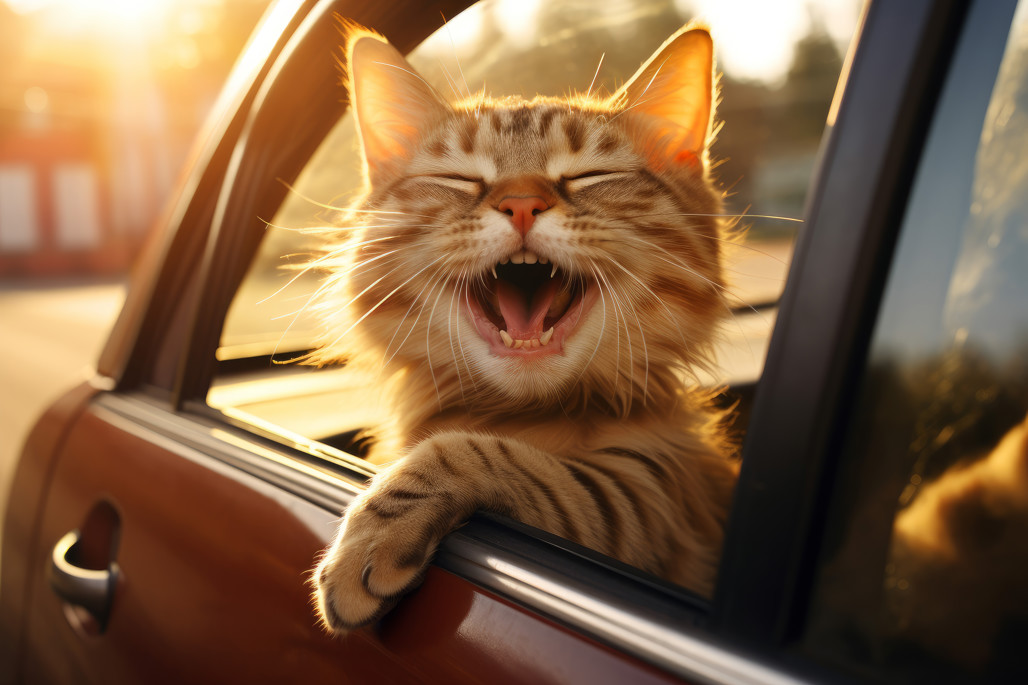
#> input picture day09/coby.jpg, 1028 x 685 px, found by its file name
$ python p60_opencv.py
#> lines starting #> are read from the running program, lines starting #| are printed output that depends on the picture; after the words box and inside, x2 and y2 are one past the last pixel; in counts of white or black regions, pixels touching at a corner belong together
# file: p60_opencv.py
# desc: OpenCV 이미지 처리 계속

import cv2

image = cv2.imread('./day09/coby.jpg',cv2.IMREAD_UNCHANGED ) # 원본
#> image is the input picture: shape (685, 1028, 3); mean B, G, R 68.7, 99.6, 132.1
dst = cv2.flip(image,1) # 0 위아래 반전, 1 좌우반전
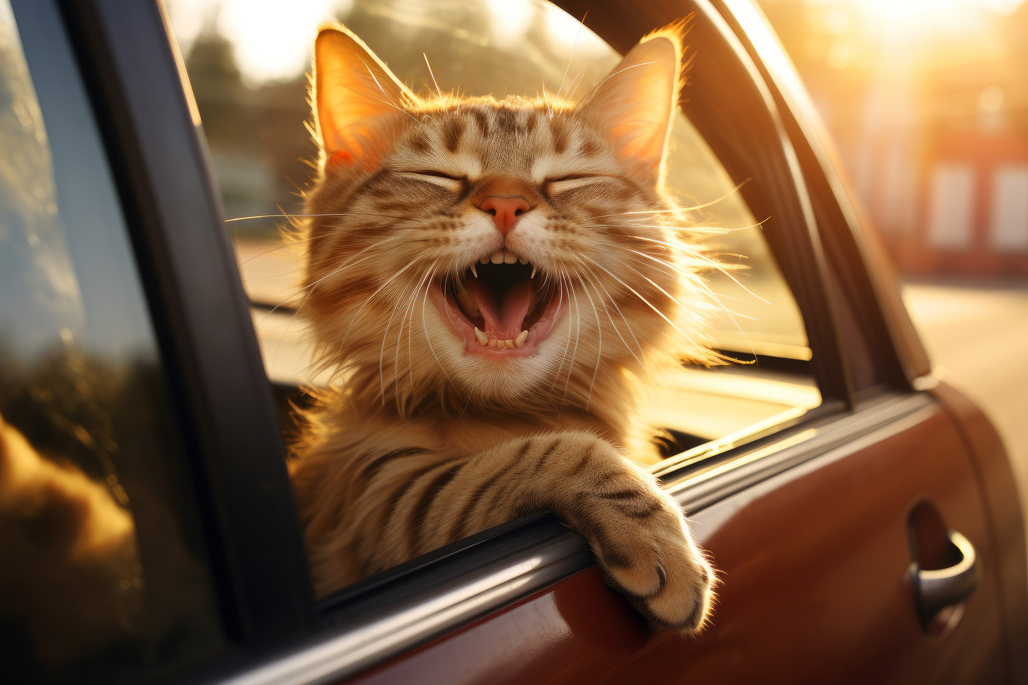
#> dst: shape (685, 1028, 3); mean B, G, R 68.7, 99.6, 132.1

height, width, channel = image.shape
#> height = 685; width = 1028; channel = 3
matrix = cv2.getRotationMatrix2D((width/2,height/2),90,1) # 세번째 옵션, scale -1 = cw(시계방향), 1 = ccw(반시계방향), 2이상(배율)
thrd = cv2.warpAffine(image,matrix,(width,height))
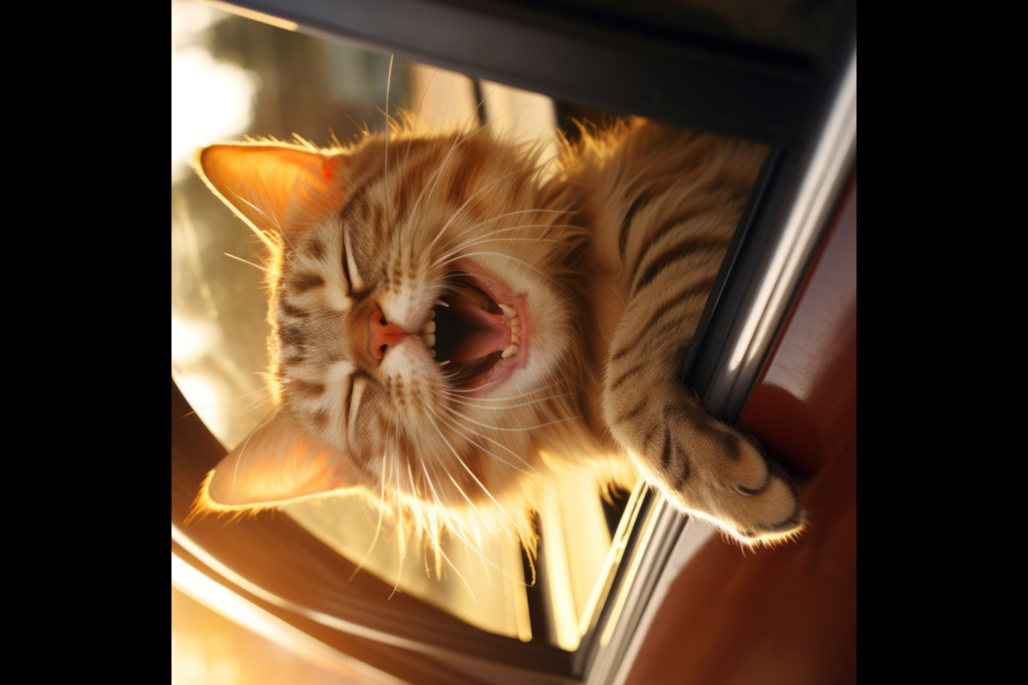
#> thrd: shape (685, 1028, 3); mean B, G, R 45.2, 67.9, 91.6

reverse = cv2.bitwise_not(image) # 역상, 반전색
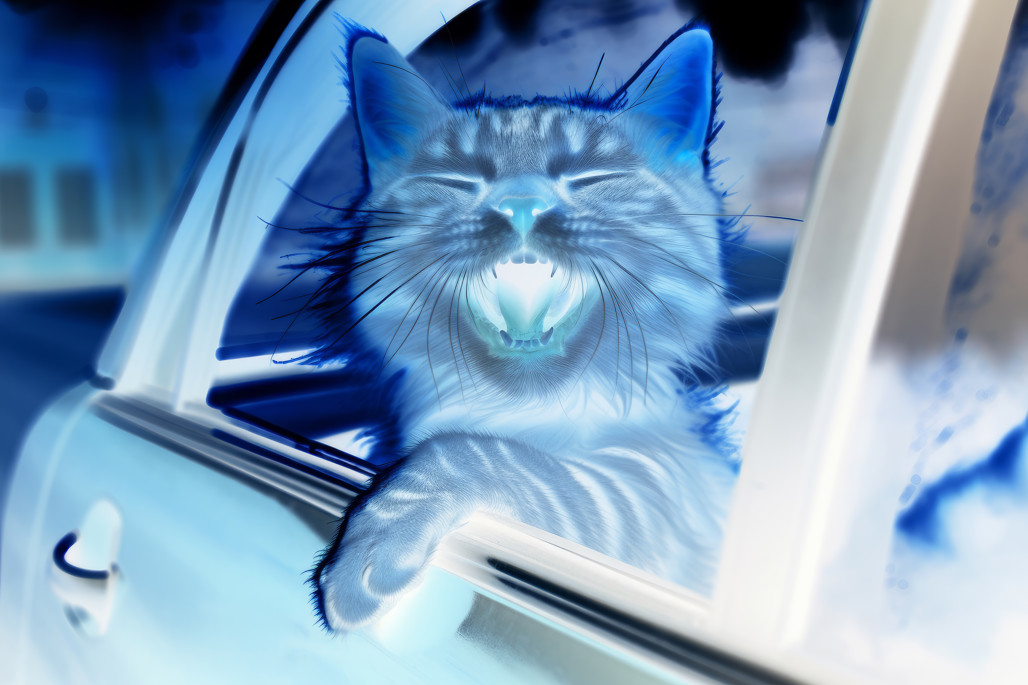
#> reverse: shape (685, 1028, 3); mean B, G, R 186.3, 155.4, 122.9
gray = cv2.cvtColor(image,cv2.COLOR_BGR2GRAY) # 그레이스케일
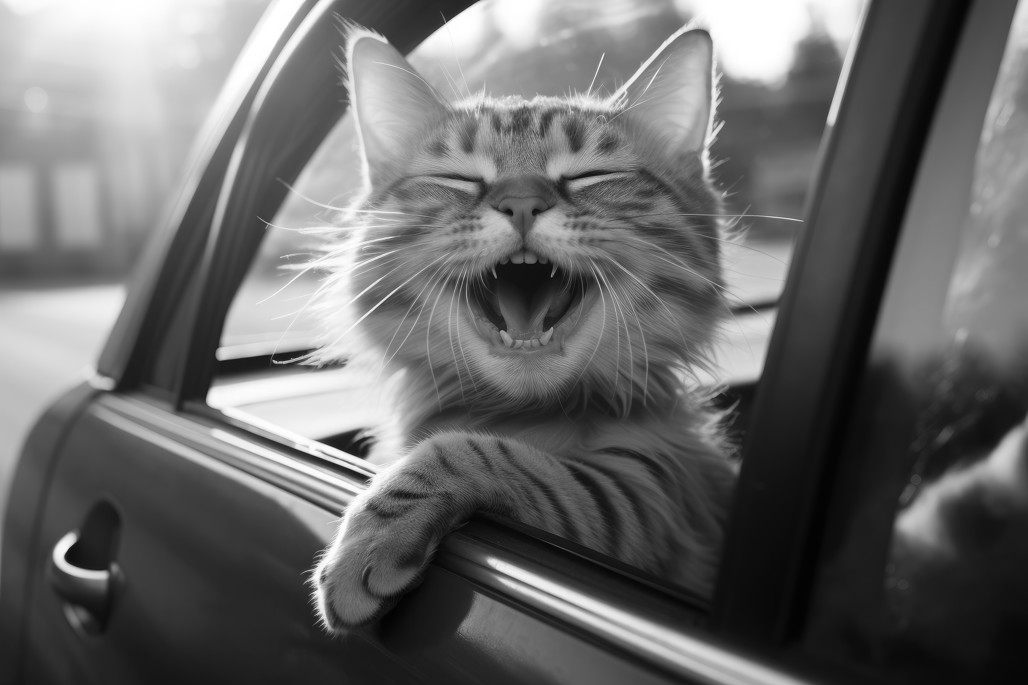
#> gray: shape (685, 1028); min 1, max 255, mean 105.8
ret, bny = cv2.threshold(gray, 100, 255, cv2.THRESH_BINARY) # 이진화(0또는1)
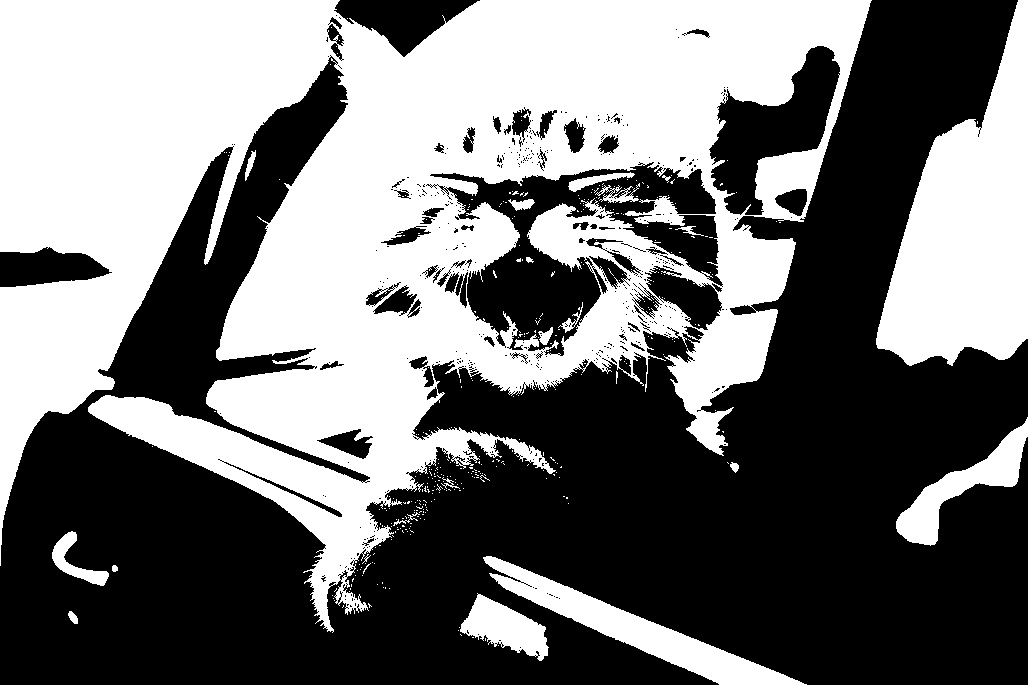
#> bny: shape (685, 1028); 46% white; 363 white regions (342 under 20 px), largest, box (x1, y1, x2, y2) and area: (0, 0, 872, 633) 271553, (876, 0, 1028, 366) 32052, (483, 556, 807, 685) 8761

cv2.imshow('Coby the cat',image)
cv2.imshow('Flip',dst)
cv2.imshow('Rocation',thrd)
cv2.imshow('Reverse',reverse)
cv2.imshow('Gray',gray)
cv2.imshow('Binary',bny)

cv2.waitKey(0)
cv2.destroyAllWindows()

$ run again, with day09/tropical_beach.jpg copied over day09/coby.jpg
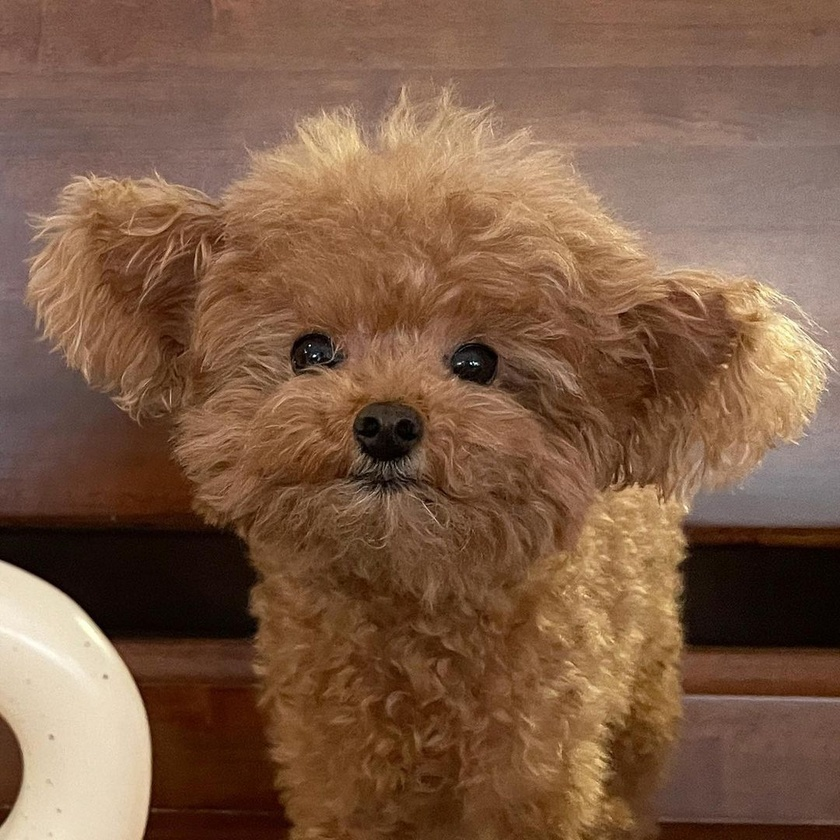
#> input picture day09/tropical_beach.jpg, 840 x 840 px, shrunk from 1080 x 1080 before the run, found by its file name
#> image is the input picture: shape (840, 840, 3); mean B, G, R 69.4, 92.3, 125.5
#> `gray = cv2.cvtColor(image,cv2.COLOR_BGR2GRAY)`:
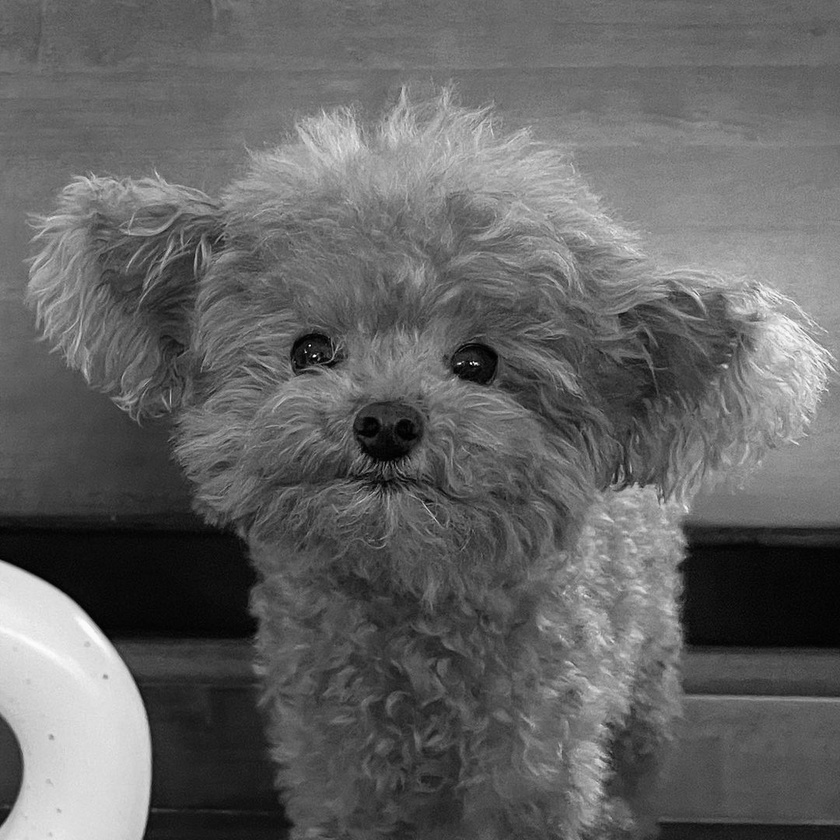
#> gray: shape (840, 840); min 0, max 255, mean 99.6
#> `ret, bny = cv2.threshold(gray, 100, 255, cv2.THRESH_BINARY)`:
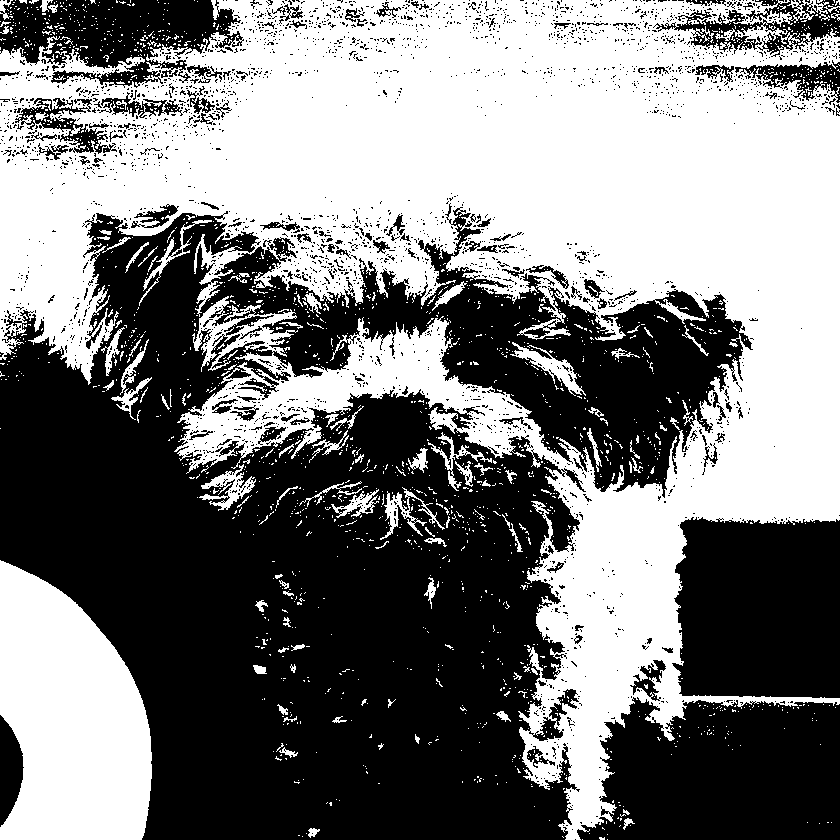
#> bny: shape (840, 840); 48.9% white; 1870 white regions (1763 under 20 px), largest, box (x1, y1, x2, y2) and area: (0, 0, 840, 840) 297114, (0, 560, 152, 840) 31992, (510, 342, 586, 396) 1008
